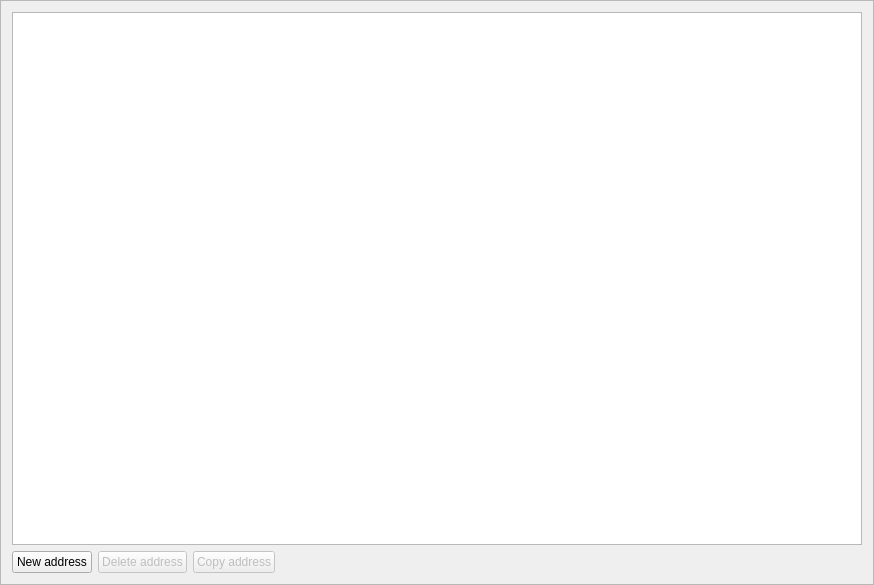
<?xml version="1.0" encoding="UTF-8"?>
<ui version="4.0">
 <class>AddressBookFrame</class>
 <widget class="QFrame" name="AddressBookFrame">
  <property name="geometry">
   <rect>
    <x>0</x>
    <y>0</y>
    <width>874</width>
    <height>585</height>
   </rect>
  </property>
  <property name="windowTitle">
   <string>Frame</string>
  </property>
  <property name="styleSheet">
   <string notr="true">QHeaderView::section {
background-color: #2D2C4D;
color: rgb(215, 215, 215);
padding: 3px;
padding-left: 6px;
border: 0;
margin-bottom: 4px;
font-size: 10pt;
}
</string>
  </property>
  <property name="frameShape">
   <enum>QFrame::StyledPanel</enum>
  </property>
  <property name="frameShadow">
   <enum>QFrame::Raised</enum>
  </property>
  <layout class="QVBoxLayout" name="verticalLayout">
   <item>
    <widget class="QTreeView" name="m_addressBookView"/>
   </item>
   <item>
    <layout class="QHBoxLayout" name="horizontalLayout">
     <item>
      <widget class="QPushButton" name="m_addAddressButton">
       <property name="text">
        <string>New address</string>
       </property>
       <property name="icon">
        <iconset resource="../../resources.qrc">
         <normaloff>:/icons/add</normaloff>:/icons/add</iconset>
       </property>
      </widget>
     </item>
     <item>
      <widget class="QPushButton" name="m_deleteAddressButton">
       <property name="enabled">
        <bool>false</bool>
       </property>
       <property name="text">
        <string>Delete address</string>
       </property>
       <property name="icon">
        <iconset resource="../../resources.qrc">
         <normaloff>:/icons/remove</normaloff>:/icons/remove</iconset>
       </property>
      </widget>
     </item>
     <item>
      <widget class="QPushButton" name="m_copyAddressButton">
       <property name="enabled">
        <bool>false</bool>
       </property>
       <property name="text">
        <string>Copy address</string>
       </property>
       <property name="icon">
        <iconset resource="../../resources.qrc">
         <normaloff>:/icons/copy</normaloff>:/icons/copy</iconset>
       </property>
      </widget>
     </item>
     <item>
      <spacer name="horizontalSpacer">
       <property name="orientation">
        <enum>Qt::Horizontal</enum>
       </property>
       <property name="sizeHint" stdset="0">
        <size>
         <width>40</width>
         <height>20</height>
        </size>
       </property>
      </spacer>
     </item>
    </layout>
   </item>
  </layout>
 </widget>
 <resources>
  <include location="../../resources.qrc"/>
 </resources>
 <connections>
  <connection>
   <sender>m_addAddressButton</sender>
   <signal>clicked()</signal>
   <receiver>AddressBookFrame</receiver>
   <slot>addClicked()</slot>
   <hints>
    <hint type="sourcelabel">
     <x>53</x>
     <y>556</y>
    </hint>
    <hint type="destinationlabel">
     <x>436</x>
     <y>292</y>
    </hint>
   </hints>
  </connection>
  <connection>
   <sender>m_deleteAddressButton</sender>
   <signal>clicked()</signal>
   <receiver>AddressBookFrame</receiver>
   <slot>deleteClicked()</slot>
   <hints>
    <hint type="sourcelabel">
     <x>148</x>
     <y>556</y>
    </hint>
    <hint type="destinationlabel">
     <x>436</x>
     <y>292</y>
    </hint>
   </hints>
  </connection>
  <connection>
   <sender>m_copyAddressButton</sender>
   <signal>clicked()</signal>
   <receiver>AddressBookFrame</receiver>
   <slot>copyClicked()</slot>
   <hints>
    <hint type="sourcelabel">
     <x>243</x>
     <y>556</y>
    </hint>
    <hint type="destinationlabel">
     <x>436</x>
     <y>292</y>
    </hint>
   </hints>
  </connection>
  <connection>
   <sender>m_addressBookView</sender>
   <signal>doubleClicked(QModelIndex)</signal>
   <receiver>AddressBookFrame</receiver>
   <slot>addressDoubleClicked(QModelIndex)</slot>
   <hints>
    <hint type="sourcelabel">
     <x>436</x>
     <y>271</y>
    </hint>
    <hint type="destinationlabel">
     <x>436</x>
     <y>292</y>
    </hint>
   </hints>
  </connection>
 </connections>
 <slots>
  <slot>addClicked()</slot>
  <slot>deleteClicked()</slot>
  <slot>copyClicked()</slot>
  <slot>addressDoubleClicked(QModelIndex)</slot>
 </slots>
</ui>
